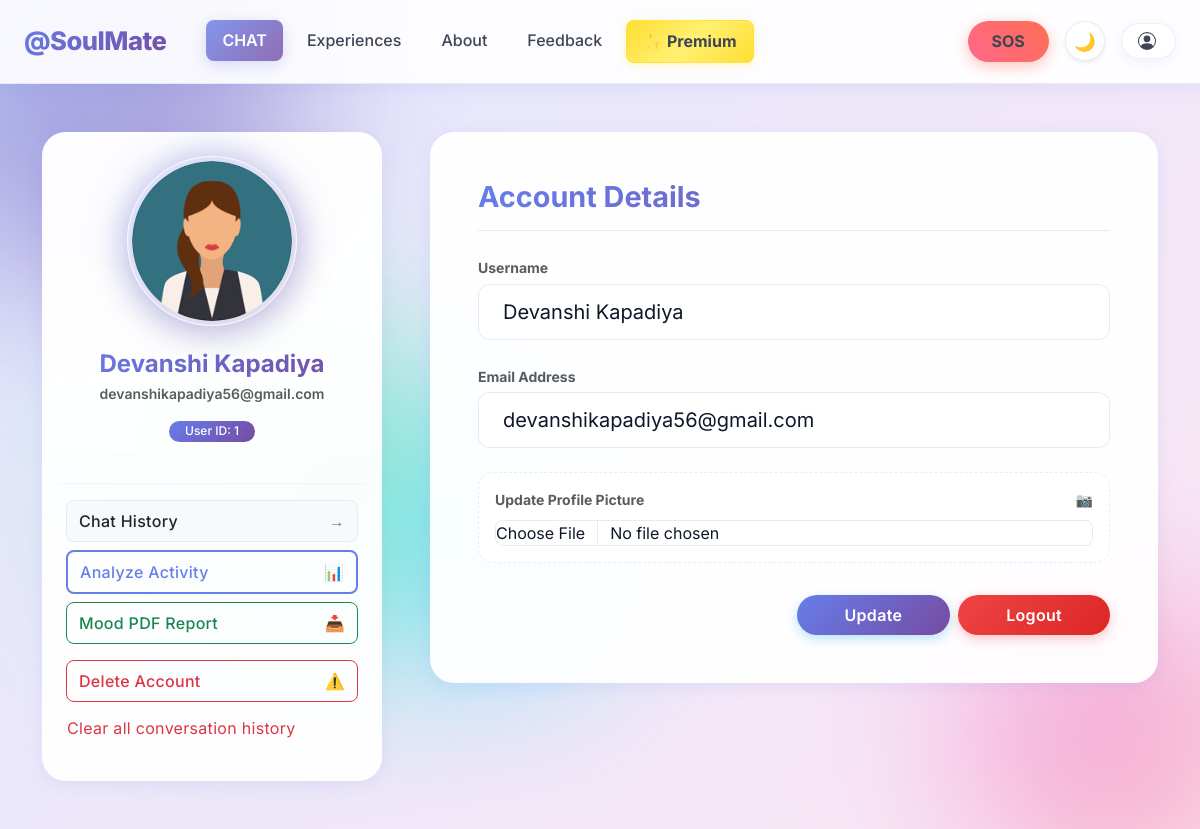
Page /account (signed in) on the committed database.
### ChatbotWebsite/models.py (models this page shows, shortened)
class User(db.Model, UserMixin):
    id = db.Column(db.Integer, primary_key=True)
    username = db.Column(db.String(20), unique=True, nullable=False)
    email = db.Column(db.String(120), unique=True, nullable=False)
    password = db.Column(db.String(60), nullable=False)
    profile_image = db.Column(
        db.String(20), nullable=False, default='default.jpg')
    is_admin = db.Column(db.Boolean, nullable=False, default=False)
    messages = db.relationship('ChatMessage', backref='user', lazy=True)
    journals = db.relationship('Journal', backref='user', lazy=True)
    feedbacks = db.relationship('Feedback', backref='user', lazy=True)

### ChatbotWebsite/users/routes.py (the view)
@users.route("/account", methods=["GET", "POST"])
@login_required
def account():
    form = UpdateAccountForm()  # form to update account
    if form.validate_on_submit():
        if form.picture.data:
            old_picture = current_user.profile_image
            picture_file = save_picture(form.picture.data)
            current_user.profile_image = picture_file
            if old_picture != "download.jpg":
                os.remove(
                    os.path.join(
                        current_app.root_path, "static/profile_images", old_picture
                    )
                )
        current_user.username = form.username.data
        current_user.email = form.email.data
        db.session.commit()
        flash("Your account has been updated!", "success")
        return redirect(url_for("users.account"))
    elif request.method == "GET":
        form.username.data = current_user.username
        form.email.data = current_user.email
    return render_template("account.html", title="Account", form=form)

### ChatbotWebsite/users/forms.py (shortened to what this page needs)
class UpdateAccountForm(FlaskForm):
    username = StringField(
        "Username", validators=[DataRequired(), Length(min=2, max=20)]
    )
    email = StringField("Email", validators=[DataRequired(), Email()])
    picture = FileField(
        "Update Profile Picture", validators=[FileAllowed(["jpg", "png"])]
    )
    submit = SubmitField("Update")

### ChatbotWebsite/models.py (called while the page is built)
@login_manager.user_loader
def load_user(user_id):
    return User.query.get(int(user_id))

### ChatbotWebsite/templates/account.html (shortened to what this page needs)
{% extends "layout.html" %}
{% block content %}
<div class="container py-5 h-100 fade-in">
  <div class="row align-items-start g-5">
    <div class="col-lg-5 col-xl-4 mb-4 mb-lg-0">
      <div class="card border-0 text-center pb-4 glow-border" style="border-radius: 24px;">
        <div class="card-header border-0 pt-4" style="background: transparent;">
          <div class="position-relative d-inline-block">
            <img src="{{ url_for('static', filename='profile_images/' + current_user.profile_image) }}"
              alt="Profile image"
              class="position-relative z-1 rounded-circle border p-1"
              style="height: 170px; width: 170px; object-fit: cover; border-color: rgba(255,255,255,0.8) !important; box-shadow: var(--shadow-md);">
          </div>
          <h4 class="mt-4 fw-bold mb-1 gradient-text" style="font-size: 1.5rem;">{{ current_user.username }}</h4>
          <p class="text-muted small mb-0">{{ current_user.email }}</p>
          <span class="badge rounded-pill mt-3 px-3 fw-medium" style="background: var(--primary-gradient); color: white;">User ID: {{ current_user.id }}</span>
        </div>
        <div class="card-body">
          <hr style="border-color: var(--border-color); opacity: 0.5;">
          <div class="d-grid gap-2 text-start px-2">
            <a href="{{ url_for('users.history') }}" class="btn btn-light d-flex align-items-center justify-content-between rounded-3 py-2 border">
              <span class="fw-medium text-body">Chat History</span>
              <span class="opacity-50">→</span>
            </a>
            <a href="{{ url_for('users.analyze_account') }}" class="btn btn-outline-primary d-flex align-items-center justify-content-between rounded-3 py-2 fw-medium">
              <span>Analyze Activity</span>
              <span>📊</span>
            </a>
            <a href="{{ url_for('users.analyze_account_pdf') }}" class="btn btn-outline-success d-flex align-items-center justify-content-between rounded-3 py-2 fw-medium">
              <span>Mood PDF Report</span>
              <span>📥</span>
            </a>
            <button type="button" class="btn btn-outline-danger d-flex align-items-center justify-content-between rounded-3 py-2 fw-medium mt-2" data-bs-toggle="modal" data-bs-target="#deleteModal">
              <span>Delete Account</span>
              <span>⚠️</span>
            </button>
            <form action="{{ url_for('users.delete_conversation') }}" method="POST" class="mt-1">
              <button type="submit" class="btn btn-link text-decoration-none text-danger w-100 p-0 text-start small">
                Clear all conversation history
              </button>
            </form>
          </div>
        </div>
      </div>
    </div>
    <div class="col-lg-7 col-xl-8">
      <div class="card border-0 glow-border" style="border-radius: 24px;">
        <div class="card-body p-5">
          <h3 class="fw-bold mb-4 border-bottom pb-3 gradient-text" style="border-color: var(--border-color) !important; font-size: 1.8rem;">Account Details</h3>
          <form method="POST" action="" enctype="multipart/form-data">
            <div class="d-grid gap-4">
              <div class="form-group position-relative">
                <label class="form-label text-muted small fw-bold mb-1">Username</label>
                {% if form.username.errors %}
                  {{ form.username(class="form-control form-control-lg border-danger") }}
                  {% for error in form.username.errors %}
                    <div class="text-danger small mt-1">{{ error }}</div>
                  {% endfor %}
                {% else %}
                  {{ form.username(class="form-control form-control-lg bg-light border-0 px-4", style="border-radius: 12px; background: var(--input-bg) !important;") }}
                {% endif %}
              </div>
              <div class="form-group position-relative">
                <label class="form-label text-muted small fw-bold mb-1">Email Address</label>
                {% if form.email.errors %}
                  {{ form.email(class="form-control form-control-lg border-danger") }}
                  {% for error in form.email.errors %}
                    <div class="text-danger small mt-1">{{ error }}</div>
                  {% endfor %}
                {% else %}
                  {{ form.email(class="form-control form-control-lg bg-light border-0 px-4", style="border-radius: 12px; background: var(--input-bg) !important;") }}
                {% endif %}
              </div>
              <div class="form-group p-3 rounded-4" style="background: var(--input-bg); border: 1px dashed var(--border-color);">
                <label class="form-label text-muted small fw-bold mb-2 w-100 d-flex justify-content-between">
                  <span>Update Profile Picture</span>
                  <span>📷</span>
                </label>
                {{ form.picture(class="form-control bg-transparent border-0 shadow-none p-0") }}
              </div>
             <div class="mt-2 d-flex justify-content-end gap-2">
              {{ form.submit(class="btn btn-primary rounded-pill px-5 py-2 fw-semibold", style="background: linear-gradient(135deg, #0ea5e9, #3b82f6); border: none; box-shadow: 0 4px 12px rgba(14, 165, 233, 0.3);") }}
              <a href="{{ url_for('users.logout') }}" class="btn rounded-pill px-5 py-2 fw-semibold text-white" style="background: linear-gradient(135deg, #ef4444, #dc2626); border: none; box-shadow: 0 4px 12px rgba(239, 68, 68, 0.3);">
               Logout
              </a>
            </div>
            </div>
          </form>
        </div>
      </div>
    </div>
  </div>
</div>
{% endblock %}

### ChatbotWebsite/static/styles/layout.css (style rules this page uses)
:root { --primary-gradient: linear-gradient(135deg, #667eea 0%, #764ba2 100%); --secondary-gradient: linear-gradient(135deg, #f093fb 0%, #f5576c 100%); --calm-gradient: linear-gradient(135deg, #4facfe 0%, #00f2fe 100%); --warm-gradient: linear-gradient(135deg, #fa709a 0%, #fee140 100%); --nature-gradient: linear-gradient(135deg, #43e97b 0%, #38f9d7 100%); --pastel-blue: #667eea; --pastel-blue-light: #e0e7ff; --pastel-blue-dark: #5a67d8; --pastel-cream: #faf8f5; --pastel-lavender: #e9d5ff; --pastel-mint: #d1fae5; --pastel-peach: #ffe4d6; --pastel-rose: #fce7f3; --bg-color: #f8fafc; --text-color: #0f172a; --text-muted: #64748b; --navbar-bg: rgba(255, 255, 255, 0.9); --card-bg: rgba(255, 255, 255, 0.95); --border-color: rgba(226, 232, 240, 0.8); --hover-bg: rgba(241, 245, 249, 0.8); --input-bg: #ffffff; --modal-bg: #ffffff; --table-header-bg: #f8fafc; --table-border: #e2e8f0; --primary-glow: rgba(102, 126, 234, 0.3); --shadow-sm: 0 4px 15px rgba(102, 126, 234, 0.1); --shadow-md: 0 8px 32px rgba(31, 38, 135, 0.15); --shadow-glow: 0 0 30px rgba(102, 126, 234, 0.2); --alert-bg: #ffffff; --body-bg: linear-gradient(135deg, #e0e7ff 0%, #fce7f3 25%, #d1fae5 50%, #e0e7ff 75%, #fce7f3 100%); --body-bg-size: 400% 400%; --transition-fast: 0.2s ease; --transition-normal: 0.3s ease; --transition-slow: 0.5s ease; --bs-body-color: var(--text-color); --bs-body-bg: var(--bg-color); --bs-tertiary-bg: var(--input-bg); --bs-secondary-bg: var(--hover-bg); --bs-border-color: var(--border-color); --bs-primary: #667eea; --bs-primary-rgb: 102, 126, 234; }
body { font-family: 'Inter', system-ui, -apple-system, sans-serif; background: var(--body-bg); background-size: var(--body-bg-size); background-attachment: fixed; animation: gradientShift 15s ease infinite; color: var(--text-color); transition: all var(--transition-normal); line-height: 1.6; min-height: 100vh; overflow-x: hidden; }
.card { background-color: var(--card-bg) !important; color: var(--text-color) !important; border-color: var(--border-color) !important; box-shadow: var(--shadow-sm); transition: all 0.3s ease; }
.card-header { background-color: var(--card-bg) !important; border-bottom-color: var(--border-color) !important; }
.form-control, .form-select { background-color: var(--input-bg) !important; color: var(--text-color) !important; border: 1px solid var(--border-color) !important; border-radius: 8px; padding: 12px 16px; transition: all 0.2s ease; }
.form-control::placeholder { color: var(--text-muted); opacity: 0.6; }
.btn { font-family: 'Inter', sans-serif; letter-spacing: 0.3px; transition: all 0.2s ease; }
a { color: #0ea5e9; text-decoration: none; transition: color 0.2s ease; }
.card { background-color: var(--card-bg) !important; color: var(--text-color) !important; border-color: var(--border-color) !important; box-shadow: var(--shadow-sm); transition: all var(--transition-normal); backdrop-filter: blur(10px); border-radius: 20px; overflow: hidden; }
.card-header { background-color: rgba(255, 255, 255, 0.5) !important; border-bottom-color: var(--border-color) !important; font-weight: 600; }
.btn-primary { background: var(--primary-gradient) !important; border: none !important; box-shadow: 0 4px 15px rgba(102, 126, 234, 0.3); transition: all var(--transition-fast); }
.btn-outline-primary { border: 2px solid #667eea !important; color: #667eea !important; background: transparent !important; transition: all var(--transition-fast); }
.glow-border { position: relative; }
.glow-border::before { content: ''; position: absolute; inset: -2px; background: var(--primary-gradient); border-radius: 22px; z-index: -1; opacity: 0; transition: opacity var(--transition-normal); filter: blur(8px); }
.gradient-text { background: var(--primary-gradient); -webkit-background-clip: text; -webkit-text-fill-color: transparent; background-clip: text; }
.fade-in { animation: fadeIn 0.6s ease-out; }

### rows in the picture
User: profile_image (picture), username "Devanshi Kapadiya", email "devanshikapadiya56@gmail.com", id "1"
